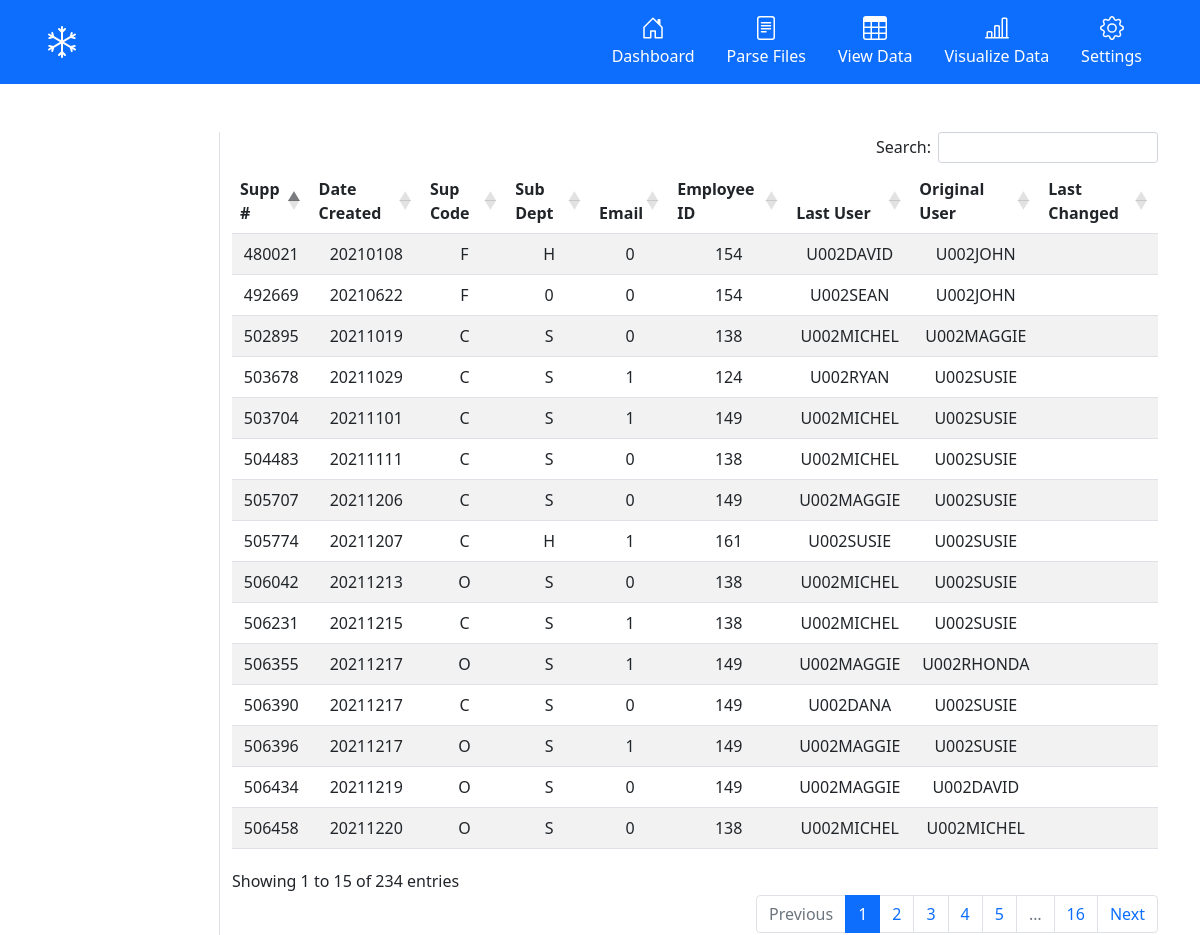
Page /sheets on the committed database.
### tables this page shows
CREATE TABLE calls(
                                    support_number TEXT, 
                                    date_created TEXT, 
                                    sup_code TEXT,
                                    sub_dept TEXT,
                                    email TEXT,
                                    employee_id TEXT, 
                                    last_user TEXT, 
                                    original_user TEXT, 
                                    time_last_changed TEXT,
                                    FOREIGN KEY(employee_id) REFERENCES employees(id),
                                    PRIMARY KEY(support_number, date_created));

### src/main.py (the view)
@app.route('/sheets', methods=["GET"])
def sheets():
    return render_template('sheets.html', calls=calls_db.read())

### src/models/call.py (called while the page is built)
    def read(self):
        self.cursor.execute('''
                            SELECT * FROM calls
                            ''')
        return self.cursor.fetchall()

### src/templates/sheets.html (shortened to what this page needs)
{% extends "base.html" %}
{% block content %}
<div class="container">
    <div class="row mt-5">
        <div class="col-2 border-end">
        </div>
        <div class="col-10">
            <table class="table table-striped dataTable text-center" id="sheetTable">
                <thead>
                  <tr>
                    <th scope="col">Supp #</th>
                    <th scope="col">Date Created</th>
                    <th scope="col">Sup Code</th>
                    <th scope="col">Sub Dept</th>
                    <th scope="col">Email</th>
                    <th scope="col">Employee ID</th>
                    <th scope="col">Last User</th>
                    <th scope="col">Original User</th>
                    <th scope="col">Last Changed</th>
                  </tr>
                </thead>
                <tbody>
                  {% for call in calls %}
                  <tr>
                    <td>{{ call[0] }}</td>
                    <td>{{ call[1] }}</td>
                    <td>{{ call[2] }}</td>
                    <td>{{ call[3] }}</td>
                    <td>{{ call[4] }}</td>
                    <td>{{ call[5] }}</td>
                    <td>{{ call[6] }}</td>
                    <td>{{ call[7] }}</td>
                    <td>{{ call[9] }}</td>
                  </tr>
                  {% endfor %}
                </tbody>
              </table>
        </div>
    </div>
</div>
{% endblock %}

### src/templates/base.html (shortened to what this page needs)
<!DOCTYPE html>
<html lang="en">
<head>
    <link href="https://cdn.jsdelivr.net/npm/bootstrap@5.1.3/dist/css/bootstrap.min.css" rel="stylesheet"
>
    <link rel="stylesheet" href="https://cdnjs.cloudflare.com/ajax/libs/animate.css/4.1.1/animate.min.css" />
    <link rel="stylesheet" href="https://cdn.datatables.net/1.11.5/css/dataTables.bootstrap5.min.css">
    <link rel="stylesheet" type="text/css" href="{{ url_for('static',filename='css/styles.css') }}">
</head>
<body>
    <div class="px-3 py-2 bg-primary text-white">
        <div class="container">
            <div class="d-flex flex-wrap align-items-center justify-content-center justify-content-lg-start">
                <a href="/" class="d-flex align-items-center my-2 my-lg-0 me-lg-auto text-white text-decoration-none">
                    <svg class="bi me-2" width="40" height="32" role="img" aria-label="Snowball">
                        <use xlink:href="#snowball"></use>
                    </svg>
                </a>
                <ul class="nav col-12 col-lg-auto my-2 justify-content-center my-md-0 text-small">
                    <li>
                        <a href="/employees" class="nav-link text-white">
                            <svg class="bi d-block mx-auto mb-1" width="24" height="24">
                                <use xlink:href="#home"></use>
                            </svg>
                            Dashboard
                        </a>
                    </li>
                    <li>
                        <a href="/parse" class="nav-link text-white">
                            <svg class="bi d-block mx-auto mb-1" width="24" height="24">
                                <use xlink:href="#file-text"></use>
                            </svg>
                            Parse Files
                        </a>
                    </li>
                    <li>
                        <a href="/sheets" class="nav-link text-white">
                            <svg class="bi d-block mx-auto mb-1" width="24" height="24">
                                <use xlink:href="#table"></use>
                            </svg>
                            View Data
                        </a>
                    </li>
                    <li>
                        <a href="#" class="nav-link text-white">
                            <svg class="bi d-block mx-auto mb-1" width="24" height="24">
                                <use xlink:href="#chart"></use>
                            </svg>
                            Visualize Data
                        </a>
                    </li>
                    <li>
                        <a href="#" class="nav-link text-white">
                            <svg class="bi d-block mx-auto mb-1" width="24" height="24">
                                <use xlink:href="#setting"></use>
                            </svg>
                            Settings
                        </a>
                    </li>
                </ul>
            </div>
        </div>
    </div>
    {% block content %}
    {% endblock %}
</body>
</html>

### src/static/css/styles.css (style rules this page uses)
.bi { vertical-align: -0.125em; pointer-events: none; fill: currentColor; }

### rows in the picture
calls: support_number "503678", date_created "20211029", sup_code "C", sub_dept "S", email "1", employee "124", last_user "U002RYAN", original_user "U002SUSIE"
calls: support_number "502895", date_created "20211019", sup_code "C", sub_dept "S", email "0", employee "138", last_user "U002MICHEL", original_user "U002MAGGIE"
calls: support_number "504483", date_created "20211111", sup_code "C", sub_dept "S", email "0", employee "138", last_user "U002MICHEL", original_user "U002SUSIE"
calls: support_number "506458", date_created "20211220", sup_code "O", sub_dept "S", email "0", employee "138", last_user "U002MICHEL", original_user "U002MICHEL"
calls: support_number "506042", date_created "20211213", sup_code "O", sub_dept "S", email "0", employee "138", last_user "U002MICHEL", original_user "U002SUSIE"
calls: support_number "506231", date_created "20211215", sup_code "C", sub_dept "S", email "1", employee "138", last_user "U002MICHEL", original_user "U002SUSIE"
calls: support_number "505707", date_created "20211206", sup_code "C", sub_dept "S", email "0", employee "149", last_user "U002MAGGIE", original_user "U002SUSIE"
calls: support_number "506434", date_created "20211219", sup_code "O", sub_dept "S", email "0", employee "149", last_user "U002MAGGIE", original_user "U002DAVID"
calls: support_number "506390", date_created "20211217", sup_code "C", sub_dept "S", email "0", employee "149", last_user "U002DANA", original_user "U002SUSIE"
calls: support_number "503704", date_created "20211101", sup_code "C", sub_dept "S", email "1", employee "149", last_user "U002MICHEL", original_user "U002SUSIE"
calls: support_number "506355", date_created "20211217", sup_code "O", sub_dept "S", email "1", employee "149", last_user "U002MAGGIE", original_user "U002RHONDA"
calls: support_number "506396", date_created "20211217", sup_code "O", sub_dept "S", email "1", employee "149", last_user "U002MAGGIE", original_user "U002SUSIE"
calls: support_number "505774", date_created "20211207", sup_code "C", sub_dept "H", email "1", employee "161", last_user "U002SUSIE", original_user "U002SUSIE"
calls: support_number "492669", date_created "20210622", sup_code "F", sub_dept "0", email "0", employee "154", last_user "U002SEAN", original_user "U002JOHN"
calls: support_number "480021", date_created "20210108", sup_code "F", sub_dept "H", email "0", employee "154", last_user "U002DAVID", original_user "U002JOHN"
